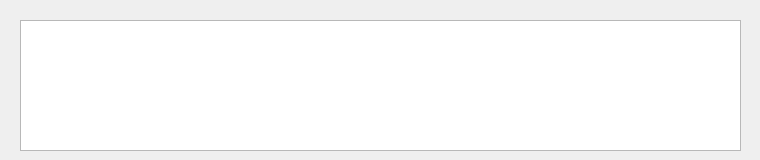
<?xml version="1.0" encoding="UTF-8"?>
<ui version="4.0">
 <class>Form</class>
 <widget class="QWidget" name="Form">
  <property name="geometry">
   <rect>
    <x>0</x>
    <y>0</y>
    <width>760</width>
    <height>160</height>
   </rect>
  </property>
  <property name="windowTitle">
   <string>coffee</string>
  </property>
  <widget class="QTableWidget" name="tableWidget">
   <property name="geometry">
    <rect>
     <x>20</x>
     <y>20</y>
     <width>721</width>
     <height>131</height>
    </rect>
   </property>
  </widget>
 </widget>
 <resources/>
 <connections/>
</ui>
